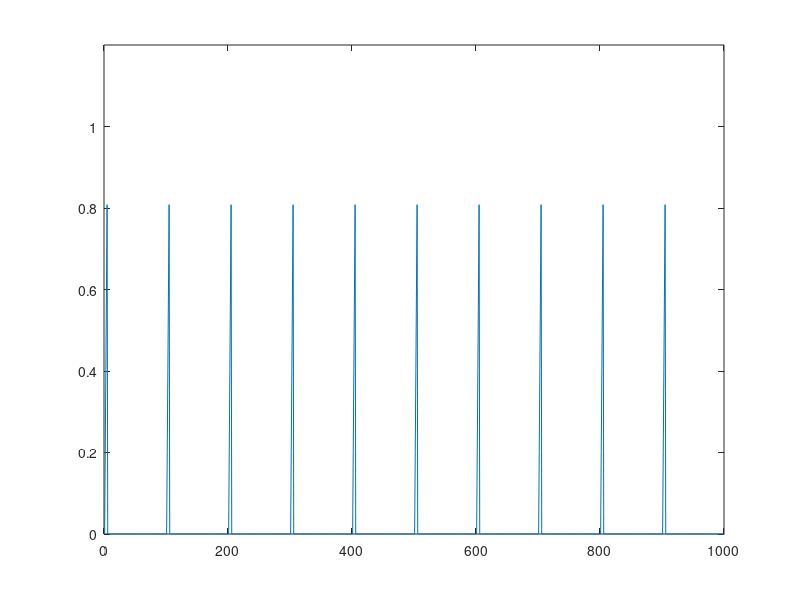

Write the MATLAB code that produced this figure.
% Problem # 1b (i & ii) Soln.:
%-----------Sawtooth Function Plotting-------------
%-----------
%-----------Candidate No. 137377 ---------------
%Generate a sawtooth waveform with a chosen duty cycle:
clear all; close all;

%Get the duty cycle percentage. Should be less than 100%.
duty = mod(ceil(input('Enter desired Duty Cycle (%) : ')),100);

%Generate the sawtooth shape
f = @(x) [x/duty.*(0<=x & x<=duty)];
x = linspace(0,100);
y = f(x);

%Number of times to repeat sawtooth in plot
repetitions = 10;
yy = y;
for i=1:repetitions;
yy = cat(2,yy,y);
end

% Plot
h = figure(1);
plot(1:length(yy),yy)
ylim([0 1.2]);
xlim([0 repetitions*100]);